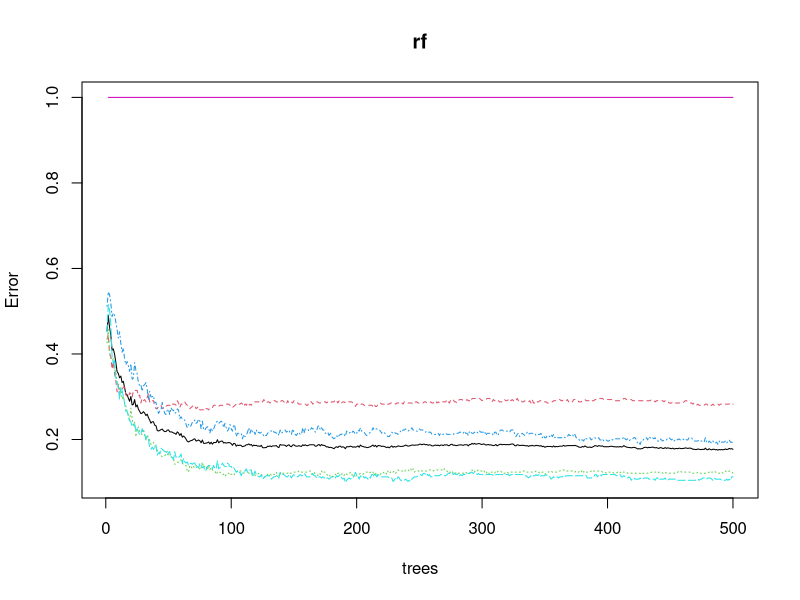

Write the R code that produced this figure. (Note: this script raises an error after producing the figure.)
library(randomForest)
library(caTools)
library(caret)
f<-read.csv("train3.csv")
head(f)
f$blue <- as.factor(f$blue)
f$dual_sim <- as.factor(f$dual_sim)
f$four_g <- as.factor(f$four_g)
f$three_g<- as.factor(f$three_g)
f$touch_screen <- as.factor(f$touch_screen)
f$wifi <- as.factor(f$wifi)
f$price_range <- as.factor(f$price_range)
#spliting it into train and test data----
set.seed(123)
split<-sample.split(f,SplitRatio=0.8)
tr_data<-subset(f,split==TRUE)
ts_data<-subset(f,split==FALSE)
#Building Random Forest classifier
rf <- randomForest(price_range ~ .,data=tr_data, importance=TRUE)
importance(rf)
plot(rf)
#Predicting 
pred = predict(rf, ts_data)
#pred = as.numeric(pred)
cm = table(ts_data$price_range, pred)
confusionMatrix(cm, mode = "everything", positive = "1")


#ROC
library(pROC)
pred <- as.integer(pred)
tr_data$price_range<- as.integer(tr_data$price_range)
s4 <- roc(ts_data$price_range, pred)
s4

#ROC----



#For Adding Two ROC Curves
plot(s1,col="red", main="ROC Curve")

plot(s4,col="black",add=TRUE)

legend(0.3,0.65,c("MLR","RF"),lty=1,col=c("red","black"),title="Graph type", cex = 0.6)
